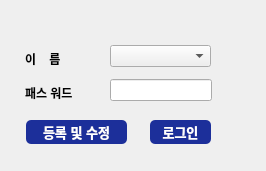
<?xml version="1.0" encoding="UTF-8"?>
<ui version="4.0">
 <class>Dialog</class>
 <widget class="QDialog" name="Dialog">
  <property name="geometry">
   <rect>
    <x>0</x>
    <y>0</y>
    <width>266</width>
    <height>171</height>
   </rect>
  </property>
  <property name="windowTitle">
   <string>로그인</string>
  </property>
  <widget class="QLabel" name="label_name">
   <property name="geometry">
    <rect>
     <x>25</x>
     <y>50</y>
     <width>71</width>
     <height>16</height>
    </rect>
   </property>
   <property name="text">
    <string>&lt;html&gt;&lt;head/&gt;&lt;body&gt;&lt;p&gt;&lt;span style=&quot; font-weight:600;&quot;&gt;이&amp;nbsp;&amp;nbsp;&amp;nbsp;&amp;nbsp;름&lt;/span&gt;&lt;/p&gt;&lt;/body&gt;&lt;/html&gt;</string>
   </property>
  </widget>
  <widget class="QComboBox" name="comboBox_name">
   <property name="geometry">
    <rect>
     <x>110</x>
     <y>45</y>
     <width>101</width>
     <height>22</height>
    </rect>
   </property>
  </widget>
  <widget class="QLabel" name="label_pw">
   <property name="geometry">
    <rect>
     <x>25</x>
     <y>84</y>
     <width>71</width>
     <height>16</height>
    </rect>
   </property>
   <property name="text">
    <string>&lt;html&gt;&lt;head/&gt;&lt;body&gt;&lt;p&gt;&lt;span style=&quot; font-weight:600;&quot;&gt;패스 워드&lt;/span&gt;&lt;/p&gt;&lt;/body&gt;&lt;/html&gt;</string>
   </property>
  </widget>
  <widget class="QLineEdit" name="lineEdit_pw">
   <property name="geometry">
    <rect>
     <x>110</x>
     <y>79</y>
     <width>102</width>
     <height>22</height>
    </rect>
   </property>
  </widget>
  <widget class="QPushButton" name="btn_login">
   <property name="geometry">
    <rect>
     <x>150</x>
     <y>120</y>
     <width>61</width>
     <height>24</height>
    </rect>
   </property>
   <property name="cursor">
    <cursorShape>PointingHandCursor</cursorShape>
   </property>
   <property name="styleSheet">
    <string notr="true">font: 13px;
font-weight: bold;
background-color: rgb(28, 47, 154);
color: white;
border-radius: 5px;
cursor: pointer;</string>
   </property>
   <property name="text">
    <string>로그인</string>
   </property>
  </widget>
  <widget class="QPushButton" name="btn_pw_update">
   <property name="geometry">
    <rect>
     <x>26</x>
     <y>120</y>
     <width>101</width>
     <height>24</height>
    </rect>
   </property>
   <property name="cursor">
    <cursorShape>PointingHandCursor</cursorShape>
   </property>
   <property name="styleSheet">
    <string notr="true">font: 13px;
font-weight: bold;
background-color: rgb(28, 47, 154);
color: white;
border-radius: 5px;
cursor: pointer;</string>
   </property>
   <property name="text">
    <string>등록 및 수정</string>
   </property>
  </widget>
 </widget>
 <resources/>
 <connections/>
</ui>
